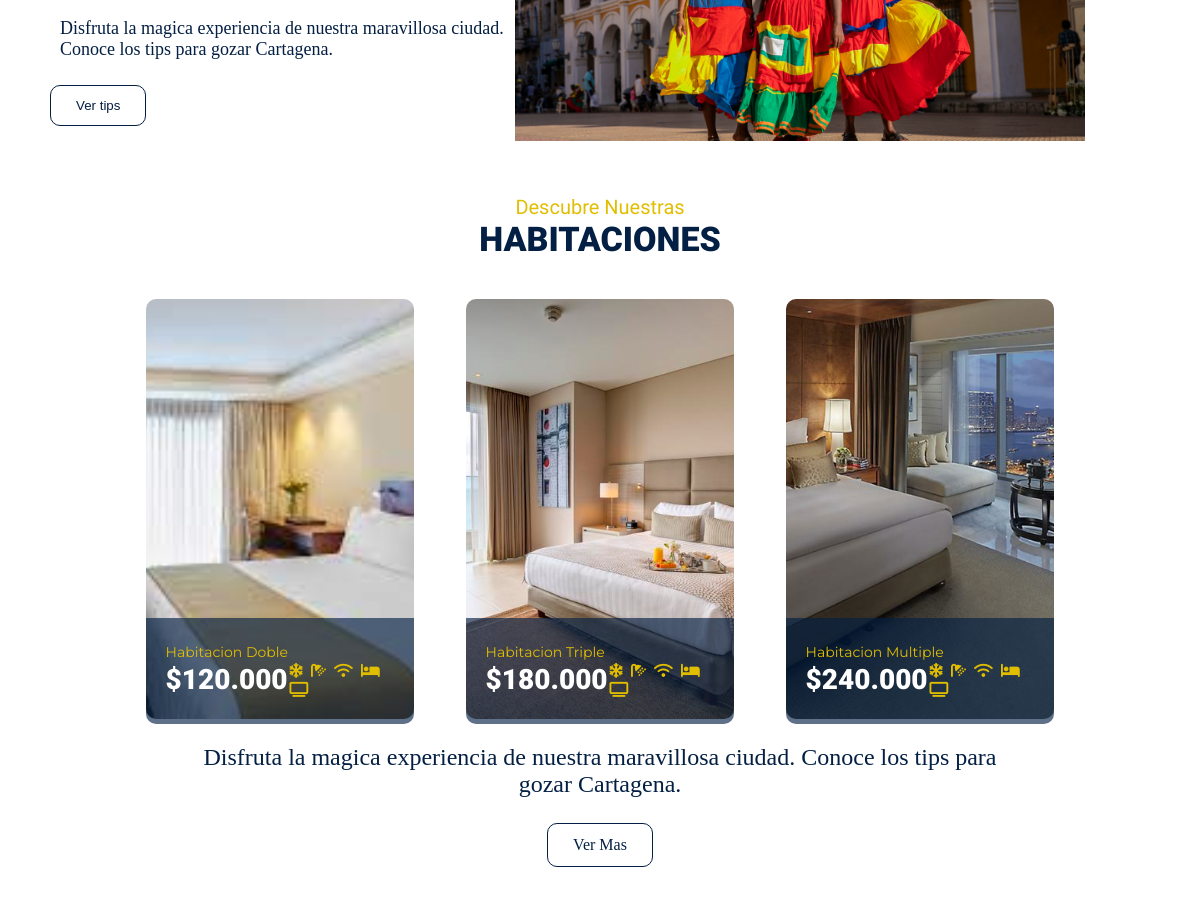
The app's page / (middle part), older data.
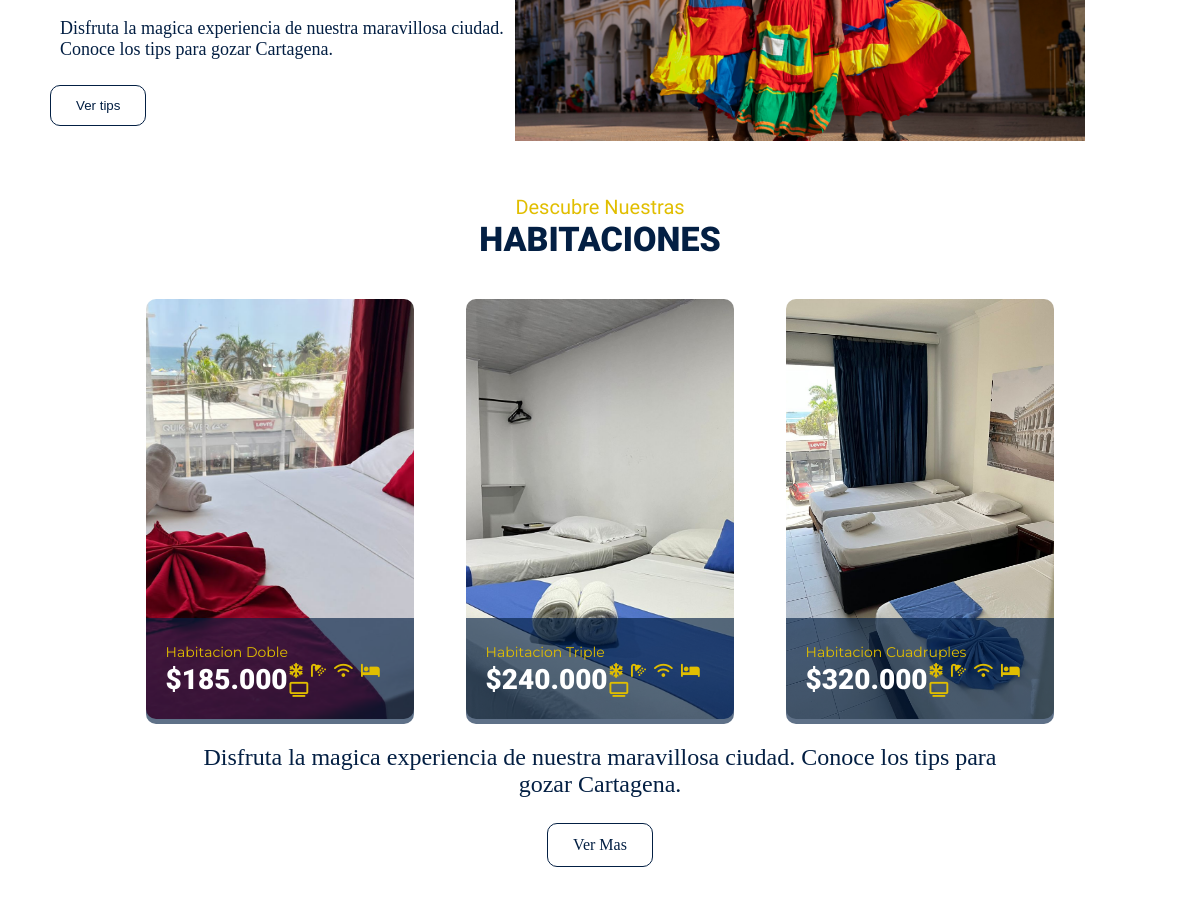
The same page, newer data.
### rooms/models.py (models this page shows, shortened)
class Rooms(models.Model):
    title =  models.CharField(max_length=100, verbose_name="Titulo")
    description = RichTextField(verbose_name="Descripcion")
    image = models.ImageField(default="null", upload_to="rooms", verbose_name="Imagen")
    cash = models.CharField(max_length=100, verbose_name="Precios")
    create_at = models.DateTimeField(auto_now_add=True, verbose_name="Creado" )
    update_at = models.DateTimeField(auto_now=True, verbose_name="Actualizado")
    class Meta:
        verbose_name = "Habitacion"
        verbose_name_plural = "Habitaciones"

### mainapp/views.py (the view)
# urls.py: 2. Add a URL to urlpatterns:  path('', views.home, name='home')
def home(request):
    rooms = Rooms.objects.all()
    return render(request, 'home.html',{
        'title': 'Inicio',
        'rooms': rooms
    })

### mainapp/templates/home.html (shortened to what this page needs)
{% extends 'layout/layout.html' %}
{% load static %}
{% block content %}
    <div class="experiences">
        <div class="colum1">
            <p class="descript">
                Disfruta la magica experiencia
                de nuestra maravillosa ciudad.
                Conoce los tips para gozar
                Cartagena.
            </p>
            <button class="btn">Ver tips</button>
        </div>
        <div class="colum2">
            <div class="img-bootom">
                <img src="{% static 'images/6.png'%}" alt="Cartagena Getsemani">
            </div>
        </div>
    </div>
    <div class="room">
        <span>Descubre nuestras</span>
        <h2>Habitaciones</h2>
        <div class="rooms">
        {% for room in rooms %}
            <article>
                <a href="{% url 'room' room.id %}">
                <img src="{{ room.image.url }}" alt="{{ room.title }}">
                <div class="detail-rooms">
                    <span>{{ room.title }}</span>
                    <div class="datail-serv">
                        <h3>{{ room.cash }}</h3>
                        <div class="serv">
                            <i class="fa-solid fa-snowflake"></i>
                            <i class="fa-solid fa-shower"></i>
                            <i class="fa-solid fa-wifi"></i>
                            <i class="fa-sharp fa-solid fa-bed"></i>
                            <i class="fa-solid fa-tv"></i>
                        </div>
                    </div>
                </div>
                 </a>
            </article>
        {% endfor %}
        </div>
        <p class="desc-parrafo" >
            Disfruta la magica experiencia de nuestra maravillosa ciudad.
            Conoce los tips para gozar Cartagena.
        </p>
        <a href="{% url 'rooms'  %}" class="btn">Ver Mas</a>
    </div>
    {% endblock  %}

### mainapp/templates/layout/layout.html (shortened to what this page needs)
<!DOCTYPE html>
{% load static %}
<html lang="en">
<head>
    <link rel="stylesheet" href="{% static 'css/style.css'%}">
    <link rel="stylesheet" href="{% static 'css/fonts.css'%}">
    <link rel="stylesheet" href="//code.jquery.com/ui/1.13.2/themes/base/jquery-ui.css">
    <link rel="stylesheet" href="/resources/demos/style.css">
     <link rel="stylesheet" href="{% static 'fontawesome/css/fontawesome.css'%}">
     <link rel="stylesheet" href="{% static 'fontawesome/css/brands.css'%}">
     <link rel="stylesheet" href="{% static 'fontawesome/css/solid.css'%}">
    <link rel="stylesheet" href="http://code.jquery.com/ui/1.10.1/themes/base/jquery-ui.css" />
</head>
<body>
    {% block content %}
    {% endblock  %}
</body>
</html>

### mainapp/static/css/style.css (style rules this page uses)
* { margin: 0px; padding: 0px; }
a { text-decoration: none; }
.experiences { margin-top: 50px; display: flex; align-items: center; }
.experiences .colum2, .experiences .colum1 { width: 50%; }
.experiences .colum2 img { margin-top: 30px; width: 70%; }
.experiences .img-bootom { display: block; margin-top: -70px; margin-left: -85px; width: 100%; }
.experiences .img-bootom img { width: 95%; }
.experiences .btn { margin-left: 50px; margin-top: 25px; }
.room { margin-top: 50px; margin-bottom: 50px; display: flex; justify-content: center; flex-direction: column; align-items: center; }
.room span { display: block; text-transform: capitalize; text-align: center; color: #E1BE00; font-family: "Roboto"; font-size: 20px; }
.room h2 { display: block; text-transform: uppercase; text-align: center; color: #031F43; font-family: "Roboto Black"; font-size: 34px; }
.room .desc-parrafo { display: block; width: 70%; margin: 0px auto; text-align: center; color: #031F43; font-family: "Montserrat Light"; font-size: 24px; margin-top: 25px; }
.btn { background-color: transparent; color: #031F43; border: 1px solid #031F43; border-radius: 10px; padding: 12px 25px; margin-top: 25px; transition: all 200ms; }
.rooms { display: flex; width: 80%; margin: 0px auto; justify-content: space-around; margin-top: 40px; }
.rooms article { border-radius: 10px; width: 28%; height: 420px; }
.rooms article img { width: 100%; height: 100%; background-size: cover; border-radius: 10px; background-position: right; object-fit: cover; }
.rooms .detail-rooms { display: block; position: relative; border-bottom-left-radius: 10px; border-bottom-right-radius: 10px; background-color: #031f43a1; padding-top: 25px; padding-bottom: 25px; padding-left: 20px; color: #fff; font-family: "Montserrat"; margin-top: -105px; text-align: left; z-index: 1; }
.rooms .detail-rooms span { font-family: "Montserrat"; font-size: 14px; text-align: left; }
.rooms .detail-rooms h3 { font-family: "Roboto Black"; font-size: 28px; }
.rooms .detail-rooms i { font-size: 15px; margin-left: 2px; margin-right: 2px; }
.rooms .datail-serv { display: flex; justify-content: space-between; align-items: center; }
.rooms .datail-serv .serv { margin-right: 20px; }
.descript { text-align: left; color: #031F43; font-family: "Montserrat Light"; font-size: 18px; display: block; margin: 0px auto; width: 80%; margin-top: 15px; }
.serv { margin-right: 45px; }
.serv i { color: #E1BE00; font-size: 30px; margin-left: 5px; margin-right: 5px; }

Row changes from the older to the newer data that the page shows:
changed Rooms "Habitacion Doble": image: a different picture; cash "$120.000" → "$185.000"
changed Rooms "Habitacion Triple": image: a different picture; cash "$180.000" → "$240.000"
changed Rooms: image: a different picture; title "Habitacion Multiple" → "Habitacion Cuadruples"; cash "$240.000" → "$320.000"
